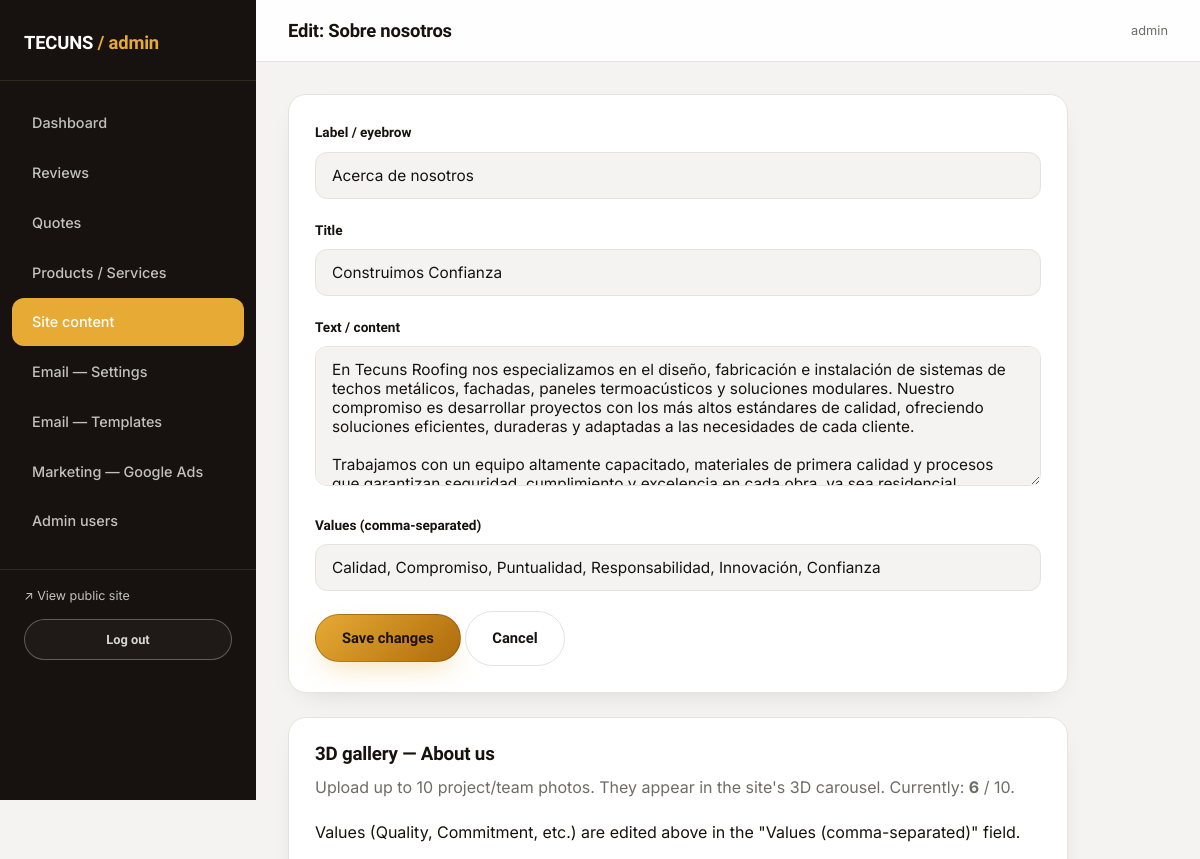
Page /admin/contenido/about (signed in, upper part) on the earlier database version.
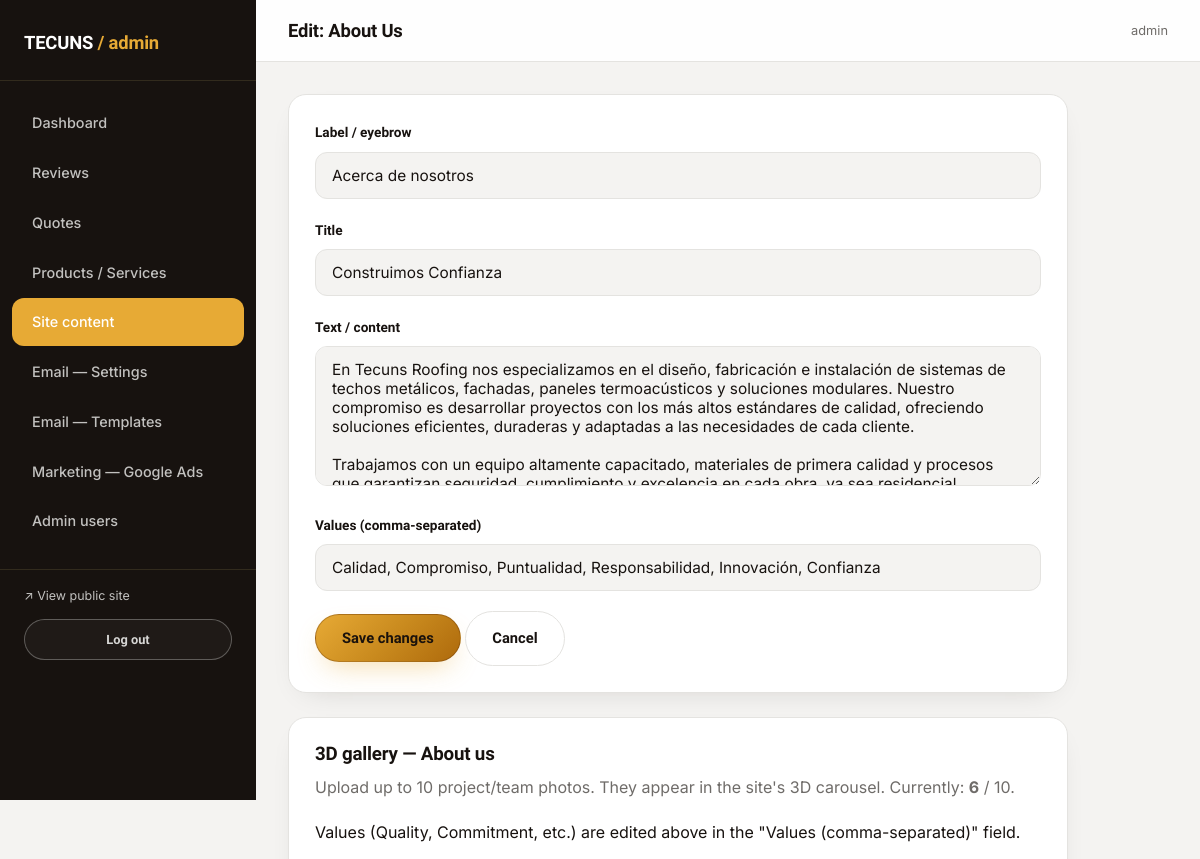
Same page on the later database version.
### models.py (models this page shows)
class ContentBlock(db.Model):
    __tablename__ = "content_blocks"
    id = db.Column(db.Integer, primary_key=True)
    section_key = db.Column(db.String(80), unique=True, nullable=False)
    label = db.Column(db.String(150), nullable=False)  # human-friendly label for admin UI
    eyebrow = db.Column(db.String(150))
    title = db.Column(db.String(300))
    body = db.Column(db.Text)
    image_path = db.Column(db.String(300))
    extra = db.Column(db.String(300))  # small extra field (phone, cta label, etc.)
    updated_at = db.Column(db.DateTime, default=datetime.utcnow, onupdate=datetime.utcnow)

### admin_routes.py (the view, shortened to what this page needs)
@admin_bp.route("/contenido/<section_key>", methods=["GET", "POST"])
@login_required
def editar_contenido(section_key):
    block = ContentBlock.query.filter_by(section_key=section_key).first_or_404()
    hero_slides = []
    about_slides = []
    quote_glass_cards = []
    review_stack_cards = []
    trust_cards = []
    if section_key == "hero":
        hero_slides = HeroSlide.query.order_by(HeroSlide.sort_order, HeroSlide.id).all()
    elif section_key == "about":
        about_slides = AboutSlide.query.order_by(AboutSlide.sort_order, AboutSlide.id).all()
    elif section_key == "cotizacion":
        quote_glass_cards = QuoteGlassCard.query.order_by(QuoteGlassCard.sort_order, QuoteGlassCard.id).all()
    elif section_key == "resenas":
        review_stack_cards = ReviewStackCard.query.order_by(ReviewStackCard.sort_order, ReviewStackCard.id).all()
    elif section_key == "why_us":
        trust_cards = TrustCard.query.order_by(TrustCard.sort_order, TrustCard.id).all()
    return render_template(
        "admin/editar_contenido.html",
        block=block,
        hero_slides=hero_slides,
        about_slides=about_slides,
        quote_glass_cards=quote_glass_cards,
        review_stack_cards=review_stack_cards,
        trust_cards=trust_cards,
        max_hero_slides=MAX_HERO_SLIDES,
        max_about_slides=MAX_ABOUT_SLIDES,
        max_quote_glass=MAX_QUOTE_GLASS,
        max_review_stack=MAX_REVIEW_STACK,
        max_trust_cards=MAX_TRUST_CARDS,
        trust_icon_choices=TrustCard.ICON_CHOICES,
    )

### translations.py (called while the page is built)
def set_language():
    lang = request.cookies.get("lang")
    if lang not in SUPPORTED:
        lang = detect_lang()
    g.lang = lang

def detect_lang():
    accept = request.headers.get("Accept-Language", "")
    primary = accept.split(",")[0].strip().lower()
    code = primary.split(";")[0].split("-")[0].strip()
    return ES if code == ES else EN

def localize(obj, fields):
    lang = getattr(g, "lang", DEFAULT)
    if lang == DEFAULT or not obj:
        return obj
    texts = [getattr(obj, f) for f in fields
             if getattr(obj, f, None) and isinstance(getattr(obj, f), str)]
    mapping = translate_mapping(texts, lang)
    return Localized(obj, fields, mapping)

def localize_service(service):
    return localize(service, list(SERVICE_FIELDS))

### templates/admin/editar_contenido.html (shortened to what this page needs)
{% extends "admin/base_admin.html" %}
{% block page_title %}Edit: {{ block.label }}{% endblock %}
{% block admin_content %}
<div class="card-panel" style="max-width:780px;">
  <form method="POST" action="{{ url_for('admin.editar_contenido', section_key=block.section_key) }}" enctype="multipart/form-data">
    {% if block.section_key == 'logo' %}
      <div class="form-row">
        <label for="image">Site logo</label>
        {% if block.image_path %}
          <img src="{{ url_for('static', filename=block.image_path) }}" alt="Current logo" style="max-width:200px; max-height:80px; border-radius:8px; margin-bottom:12px; background:var(--offwhite); padding:8px;">
        {% else %}
          <p class="hint" style="margin-top:0;">No logo uploaded yet — the default icon is shown.</p>
        {% endif %}
        <input type="file" id="image" name="image" accept="image/png, image/jpeg, image/webp">
        <p class="hint">Recommended: PNG with transparent background, approx. 200x60px.</p>
      </div>
    {% else %}
      <div class="form-row">
        <label for="eyebrow">
          {% if block.section_key == 'site_info' %}Primary phone / WhatsApp
          {% elif block.section_key == 'socials' %}WhatsApp (full URL, optional)
          {% else %}Label / eyebrow{% endif %}
        </label>
        <input type="text" id="eyebrow" name="eyebrow" value="{{ block.eyebrow or '' }}" {% if block.section_key == 'socials' %}placeholder="https://wa.me/50369561628"{% endif %}>
      </div>
      <div class="form-row">
        <label for="title">
          {% if block.section_key == 'site_info' %}Email address
          {% elif block.section_key == 'socials' %}Facebook (URL)
          {% else %}Title{% endif %}
        </label>
        <input type="text" id="title" name="title" value="{{ block.title or '' }}" {% if block.section_key == 'socials' %}placeholder="https://facebook.com/your-page"{% endif %}>
      </div>
      <div class="form-row">
        <label for="body">
          {% if block.section_key == 'site_info' %}Address
          {% elif block.section_key == 'socials' %}Instagram (URL)
          {% else %}Text / content{% endif %}
        </label>
        {% if block.section_key == 'socials' %}
          <input type="text" id="body" name="body" value="{{ block.body or '' }}" placeholder="https://instagram.com/your-account">
        {% else %}
          <textarea id="body" name="body">{{ block.body or '' }}</textarea>
        {% endif %}
      </div>
      <div class="form-row">
        <label for="extra">
          {% if block.section_key == 'site_info' %}Business hours
          {% elif block.section_key == 'about' %}Values (comma-separated)
          {% elif block.section_key == 'support' %}Support phone
          {% elif block.section_key == 'socials' %}TikTok (URL, optional)
          {% else %}Button text (optional){% endif %}
        </label>
        <input type="text" id="extra" name="extra" value="{{ block.extra or '' }}" {% if block.section_key == 'socials' %}placeholder="https://tiktok.com/@your-account"{% endif %}>
      </div>
    {% endif %}
    <button type="submit" class="btn btn-rust">Save changes</button>
    <a href="{{ url_for('admin.contenido') }}" class="btn btn-outline-dark">Cancel</a>
  </form>
</div>
{% if block.section_key == 'about' %}
<div class="card-panel" style="max-width:780px; margin-top:8px;">
  <h3 style="margin-top:0;">3D gallery — About us</h3>
  <p class="text-steel" style="margin-bottom:18px;">
    Upload up to {{ max_about_slides }} project/team photos. They appear in the site's 3D carousel.
    Currently: <strong>{{ about_slides|length }}</strong> / {{ max_about_slides }}.
  </p>
  <p class="hint">Values (Quality, Commitment, etc.) are edited above in the "Values (comma-separated)" field.</p>
</div>
{% endif %}
{% endblock %}

Differences in the rows shown:
changed ContentBlock "Acerca de nosotros": label "Sobre nosotros" → "About Us"
